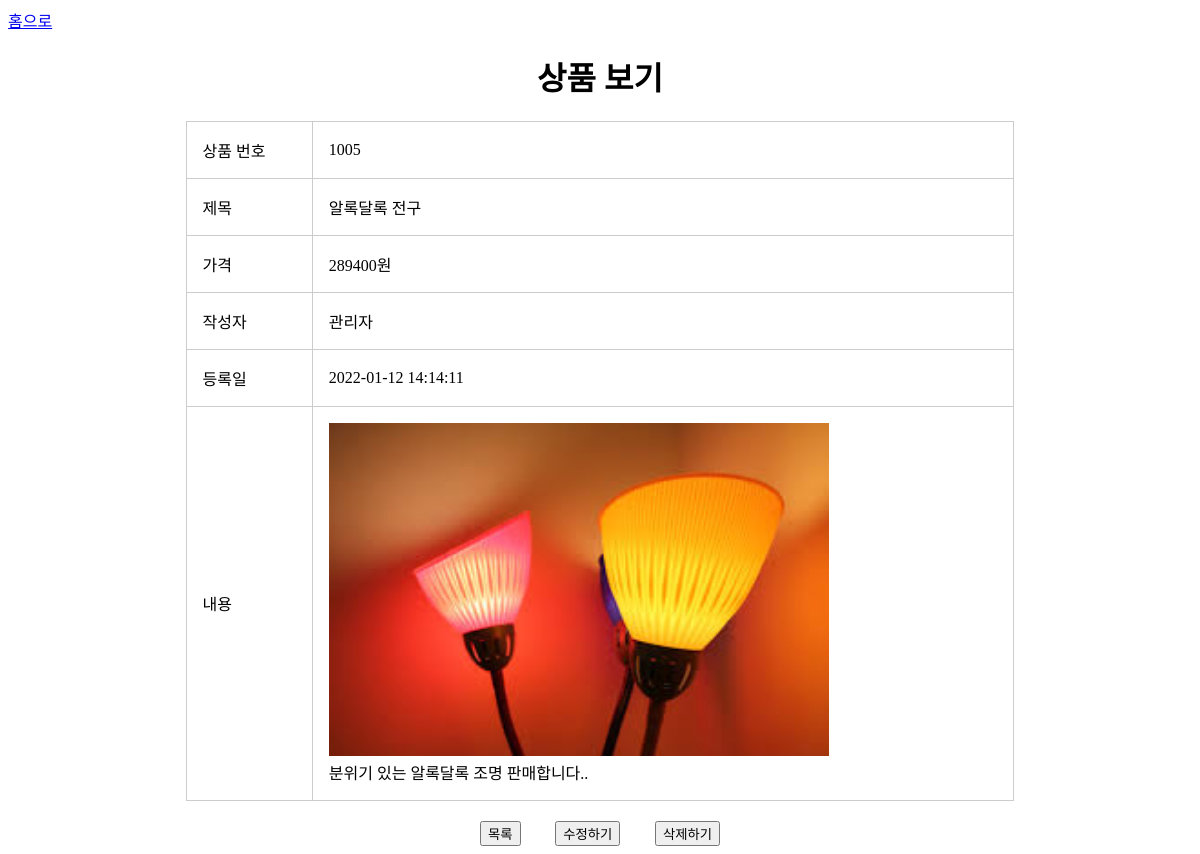
Page /web/product/view_product.php?no=1005 on the committed database.
### tables this page shows
CREATE TABLE product(
    no int PRIMARY KEY NOT NULL AUTO_INCREMENT,
    title varchar(50) NOT NULL,
    description text NOT NULL,
    price int NOT NULL,
    imgsrc varchar(100) NOT NULL,
    writer varchar(20) NOT NULL,
    date datetime NOT NULL
);

### web/product/view_product.php (the view, shortened to what this page needs)
<?php
    $conn = mysqli_connect('localhost','tree5432','q1w2e3r4!','tree5432');
    $sql = "SELECT * FROM product
            WHERE no={$_GET['no']};
           ";
    $result = mysqli_query($conn,$sql);
    $row = mysqli_fetch_array($result);
?>
<!DOCTYPE html>
<html lang="ko">
<head>
</head>
<body>
    <a href="../../index.php">홈으로</a>
    <h1>상품 보기</h1>
    <table>
        <tr>
            <td>상품 번호</td>
            <td><?=$row['no']?></td>
        </tr>
        <tr>
            <td>제목</td>
            <td><?=$row['title']?></td>
        </tr>
        <tr>
            <td>가격</td>
            <td><?=$row['price']?>원</td>
        </tr>
        <tr>
            <td>작성자</td>
            <td><?=$row['writer']?></td>
        </tr>
        <tr>
            <td>등록일</td>
            <td><?=$row['date']?></td>
        </tr>
        <tr>
            <td>내용</td>
            <td>
                <img src="../../<?=$row['imgsrc']?>" width="500px" alt="게시물_이미지">
                <br>
                <?=$row['description']?>
            </td>
        </tr>
    </table>
    <div id="btns">
        <button onclick="location.href='../../index.php'">목록</button>
        <form action="edit_product.php" method="post">
            <button>수정하기</button>
        </form>
        <form action="../../process/product/product_delete_process.php" method="post" id="proDelForm">
            <button type="button" id="proDelBtn">삭제하기</button>
        </form>
    </div>
</body>
</html>

### web/product/view_product.php (style rules this page uses)
h1 { text-align: center; }
table { border-collapse: collapse; width: 70%; margin: 0 auto; }
table, td { border: 1px solid #ccc; }
td { padding: 16px; }
#btns { width: 240px; margin: 0 auto; margin-top: 20px; display: flex; justify-content: space-between; }
#btns form { display: inline; }

### rows in the picture
product: no "1005", title "알록달록 전구", price "289400", writer "관리자", date "2022-01-12 14:14:11", imgsrc (picture), description "분위기 있는 알록달록 조명 판매합니다.."
